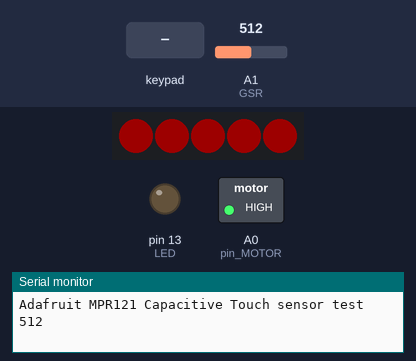
The sketch below on a simulated Arduino Uno, built with avr-gcc and run on an emulated ATmega328P. On the bench: 5 RGB LEDs in strip order, left to right, switched loads named in the sketch (green lamp = pin HIGH), output pins drawn as LEDs (lit = HIGH), the last lines printed to the serial monitor. Dashed ring = blinking. Inputs (shaded band) come from the test bench; at power-on: A1 (GSR) = 512. Dim RGB values are drawn brighter than linear; random numbers use the default seed unless the sketch sets one.

Above: at 2.2 s.
2.3 s: key '0' pressed
5.0 s: keypad keys 1 2 3 4 A pressed 0.4 s apart
At 6.9 s:
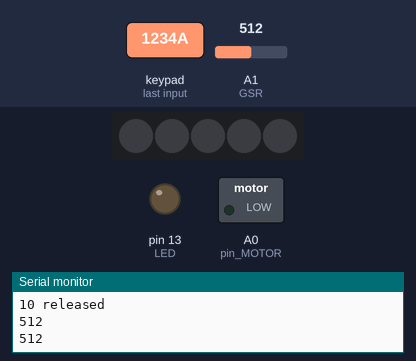
8.5 s: key '1' pressed
At 9.2 s:
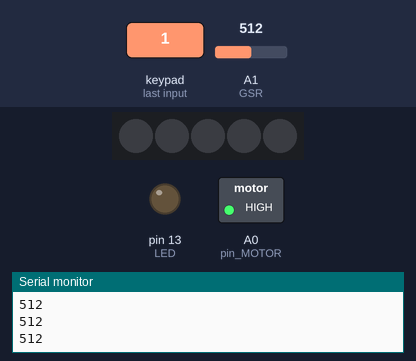
10.0 s: key '6' pressed
At 10.5 s:
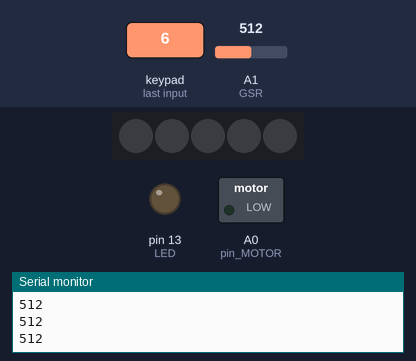
Timing chart, 0 to 12.5 s (numbered marks = the images above; inputs shaded):
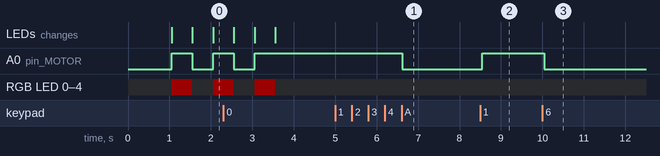

Measured:
- after the input at 5.0 s, A0 (pin_MOTOR): HIGH → LOW after 1.6 s
- after the input at 8.5 s, A0 (pin_MOTOR): LOW → HIGH at once
- after the input at 10.0 s, A0 (pin_MOTOR): HIGH → LOW after 0.05 s

The sketch:

LED_Motor_MPR_2.ino
```cpp
#include <Wire.h>
#include "Adafruit_MPR121.h"

    #ifndef _BV
    #define _BV(bit) (1 << (bit))
    #endif

Adafruit_MPR121 cap = Adafruit_MPR121();

    uint16_t lasttouched = 0;
    uint16_t currtouched = 0;

#include <Adafruit_NeoPixel.h>

    int pin_MOTOR = A0; //Note: Connecting motor to analog pin to vary vibration output
    bool T_F = 0;

    int redColor = 0;
    int greenColor = 0;
    int blueColor = 0;
    int delayval = 200;

    //INPUT 1 -- GSR GALVANIC SKIN RESPONSE
    const int GSR=A1;
    const int LED=13;
    int sensorValue;
    int gsr_average=0;

#define PIN 3   // input pin Neopixel is attached to
// the PWM pin the LED is attached to

#define NUMPIXELS      5 // number of neopixels in Ring

#define BRIGHTNESS 50

Adafruit_NeoPixel pixels = Adafruit_NeoPixel(NUMPIXELS, PIN, NEO_GRB + NEO_KHZ800);

void setup() {

      Serial.begin(9600);
      pixels.begin(); // Initializes the NeoPixel library.
      pixels.show();
      pixels.setBrightness(BRIGHTNESS);

      pinMode(pin_MOTOR, OUTPUT);
      analogWrite(pin_MOTOR, 0);

      pinMode(LED,OUTPUT);
digitalWrite(LED,LOW);
delay(1000);


      //PRINT LINE IF MPR121 IS DETECTED
    Serial.println("Adafruit MPR121 Capacitive Touch sensor test");

//CHECK WHETHER MPR121 IS WORKING CORRECTLY
   // if (!cap.begin(0x5A)) {
    //    Serial.println("MPR121 not found, check wiring?");
    //    while (1);
   // }
   // Serial.println("MPR121 found!");
}


void loop() {

       long sum = 0;
       pixels.clear();

       for (int i = 0; i<10;i++) {
        sensorValue = analogRead(GSR);
        sum += sensorValue;
        delay(5);
        }

        gsr_average = sum / 10;
        Serial.println(gsr_average);
 if (399 < gsr_average < 420) {
     alert();
     vibrateMPR();


}  else if (gsr_average > 420) {
    breath();
      }
}

void setColor() {

    redColor = random(0, 150);
    greenColor = random(0,150);
    blueColor = random(0, 150);
}


void colorWipe(uint32_t color, int wait) {
  for(int i=0; i<NUMPIXELS; i++) { // For each pixel in strip...
    pixels.setPixelColor(i, color);         //  Set pixel's color (in RAM)
    pixels.show();                          //  Update strip to match
    delay(wait);                           //  Pause for a moment
  }
}


void vibrateMPR() {

// GET THE CURRENTLY TOUCHED PADS
    currtouched = cap.touched();

    for (uint8_t i=0; i<12; i++) {
        // it if *is* touched and *wasnt* touched before, alert!
        if ((currtouched & _BV(i)) && !(lasttouched & _BV(i)) && i < 5 ) {
          Serial.print(i); Serial.println(" touched");
          analogWrite(pin_MOTOR, 255);
        }
        if ((currtouched & _BV(i)) && !(lasttouched & _BV(i)) && i > 5 ) {
          Serial.print(i); Serial.println(" touched");
          analogWrite(pin_MOTOR, 0);
        }
        if (!(currtouched & _BV(i)) && (lasttouched & _BV(i)) && i > 5 ) {
          Serial.print(i); Serial.println(" released");
          analogWrite(pin_MOTOR, 0);
        }
  }

    // reset our state
    lasttouched = currtouched;

    // comment out this line for detailed data from the sensor!
    return;

    // debugging info, what
    Serial.print("\t\t\t\t\t\t\t\t\t\t\t\t\t 0x"); Serial.println(cap.touched(), HEX);
    Serial.print("Filt: ");
    for (uint8_t i=0; i<12; i++) {
      Serial.print(cap.filteredData(i)); Serial.print("\t");
    }
    Serial.println();
    Serial.print("Base: ");
    for (uint8_t i=0; i<12; i++) {
      Serial.print(cap.baselineData(i)); Serial.print("\t");
    }
    Serial.println();

    // put a delay so it isn't overwhelming
    delay(100);
}

void alert () {
  if (T_F == 0) {

      analogWrite(pin_MOTOR, 255);

      pixels.setPixelColor(0, pixels.Color(150,0,0));
      pixels.setPixelColor(1, pixels.Color(150,0,0));
      pixels.setPixelColor(2, pixels.Color(150,0,0));
      pixels.setPixelColor(3, pixels.Color(150,0,0));
      pixels.setPixelColor(4, pixels.Color(150,0,0));
      pixels.show();
      pixels.clear();

      delay(500);

      analogWrite(pin_MOTOR, 0);

      pixels.setPixelColor(0, pixels.Color(0,0,0));
      pixels.setPixelColor(1, pixels.Color(0,0,0));
      pixels.setPixelColor(2, pixels.Color(0,0,0));
      pixels.setPixelColor(3, pixels.Color(0,0,0));
      pixels.setPixelColor(4, pixels.Color(0,0,0));
      pixels.show();
      pixels.clear();

      delay(500);

      analogWrite(pin_MOTOR, 255);

      pixels.setPixelColor(0, pixels.Color(150,0,0));
      pixels.setPixelColor(1, pixels.Color(150,0,0));
      pixels.setPixelColor(2, pixels.Color(150,0,0));
      pixels.setPixelColor(3, pixels.Color(150,0,0));
      pixels.setPixelColor(4, pixels.Color(150,0,0));
      pixels.show();
      pixels.clear();

      delay(500);

      analogWrite(pin_MOTOR, 0);

      pixels.setPixelColor(0, pixels.Color(0,0,0));
      pixels.setPixelColor(1, pixels.Color(0,0,0));
      pixels.setPixelColor(2, pixels.Color(0,0,0));
      pixels.setPixelColor(3, pixels.Color(0,0,0));
      pixels.setPixelColor(4, pixels.Color(0,0,0));
      pixels.show();
      pixels.clear();

      delay(500);

      analogWrite(pin_MOTOR, 255);

      pixels.setPixelColor(0, pixels.Color(150,0,0));
      pixels.setPixelColor(1, pixels.Color(150,0,0));
      pixels.setPixelColor(2, pixels.Color(150,0,0));
      pixels.setPixelColor(3, pixels.Color(150,0,0));
      pixels.setPixelColor(4, pixels.Color(150,0,0));
      pixels.show();
      pixels.clear();

      delay(500);

      analogWrite(pin_MOTOR, 0);

      pixels.setPixelColor(0, pixels.Color(0,0,0));
      pixels.setPixelColor(1, pixels.Color(0,0,0));
      pixels.setPixelColor(2, pixels.Color(0,0,0));
      pixels.setPixelColor(3, pixels.Color(0,0,0));
      pixels.setPixelColor(4, pixels.Color(0,0,0));
      pixels.show();
      pixels.clear();

      T_F = 1; //To make sure this runs only once!

      }

  }


void breath () {
    if (T_F == 1) {
      colorWipe(pixels.Color(150,   0,   0)     , 50); // Red
      colorWipe(pixels.Color(  0, 150,   0)     , 50); // Green
      colorWipe(pixels.Color(  0,   0, 150)     , 50); // Blue
      colorWipe(pixels.Color(  0,   0,   0, 150), 50); // True white (not RGB white)

      delay(2000);

      for(int j = 151; j >= 0; j--) { // Ramp down from 255 to 0
        pixels.fill(pixels.Color(0, pixels.gamma8(j), 0));
        pixels.show();
        delay(10);
      }
      delay(100);
      for(int j = 151; j >= 0; j--) { // Ramp down from 255 to 0
        pixels.fill(pixels.Color(pixels.gamma8(j), pixels.gamma8(j), pixels.gamma8(j)));
        pixels.show();
        delay(10);
      }
      delay(100);
      for(int j = 151; j >= 0; j--) { // Ramp down from 255 to 0
        pixels.fill(pixels.Color(pixels.gamma8(j), 0, pixels.gamma8(j)));
        pixels.show();
        delay(10);
      }
  T_F = 0;
  }
  }
```
